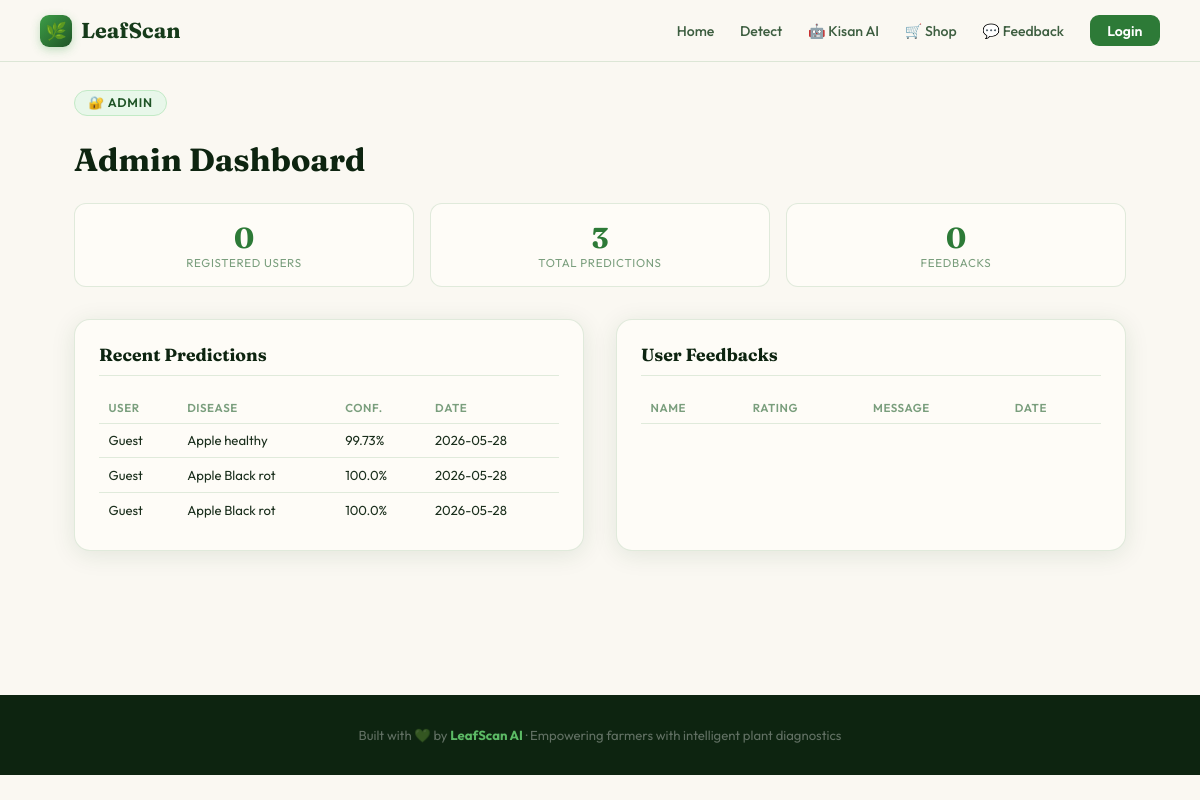
The page /admin on the database its author committed.
### tables this page shows
CREATE TABLE predictions (
        id           INTEGER PRIMARY KEY AUTOINCREMENT,
        user_id      INTEGER,
        filename     TEXT,
        disease_name TEXT,
        confidence   REAL,
        created      TEXT DEFAULT (datetime('now'))
    );

### app.py (the view)
@app.route("/admin")
def admin():
    feedbacks   = []
    predictions = []
    conn = get_db()
    feedbacks   = conn.execute("SELECT * FROM feedbacks ORDER BY created DESC").fetchall()
    predictions = conn.execute("SELECT p.*, u.username FROM predictions p LEFT JOIN users u ON p.user_id=u.id ORDER BY p.created DESC LIMIT 50").fetchall()
    users_count = conn.execute("SELECT COUNT(*) FROM users").fetchone()[0]
    conn.close()
    return render_template("admin.html", feedbacks=feedbacks, predictions=predictions, users_count=users_count)

### app.py (called while the page is built)
def get_db():
    conn = sqlite3.connect("database.db")
    conn.row_factory = sqlite3.Row
    return conn

### templates/admin.html (shortened to what this page needs)
{% extends "base.html" %}
{% block content %}
<div class="page-wrap">
  <div class="container">
    <div class="section-tag">🔐 Admin</div>
    <h1 style="font-family:'Fraunces',serif;font-size:2rem;color:var(--g9);margin:.5rem 0 1.5rem">Admin Dashboard</h1>
    <div class="stat-bar">
      <div class="stat-mini"><div class="stat-mini-val">{{ users_count }}</div><div class="stat-mini-label">Registered Users</div></div>
      <div class="stat-mini"><div class="stat-mini-val">{{ predictions|length }}</div><div class="stat-mini-label">Total Predictions</div></div>
      <div class="stat-mini"><div class="stat-mini-val">{{ feedbacks|length }}</div><div class="stat-mini-label">Feedbacks</div></div>
    </div>
    <div class="admin-grid">
      <div class="admin-card">
        <h2>Recent Predictions</h2>
        <table class="admin-table">
          <tr><th>User</th><th>Disease</th><th>Conf.</th><th>Date</th></tr>
          {% for p in predictions[:20] %}
          <tr>
            <td>{{ p.username or 'Guest' }}</td>
            <td>{{ p.disease_name.replace('___',' ').replace('_',' ') }}</td>
            <td>{{ p.confidence }}%</td>
            <td>{{ p.created[:10] }}</td>
          </tr>
          {% endfor %}
        </table>
      </div>
      <div class="admin-card">
        <h2>User Feedbacks</h2>
        <table class="admin-table">
          <tr><th>Name</th><th>Rating</th><th>Message</th><th>Date</th></tr>
        </table>
      </div>
    </div>
  </div>
</div>
{% endblock %}

### templates/base.html (shortened to what this page needs)
<!DOCTYPE html>
<html lang="en">
<head>
</head>
<body>
<nav>
  <a class="logo" href="/">
    <div class="logo-mark">🌿</div>
    LeafScan
  </a>
  <div class="nav-links">
    <a href="/">Home</a>
    <a href="/upload">Detect</a>
    <a href="/chatbot">🤖 Kisan AI</a>
    <a href="/shop">🛒 Shop</a>
    <a href="/feedback">💬 Feedback</a>
    {% if session.get('user_id') %}
    <a href="/history">History</a>
    <a href="/dashboard">Dashboard</a>
    <div class="nav-user">
      <div class="nav-avatar">{{ session.username[0].upper() }}</div>
      {{ session.username }}
    </div>
    <a href="/logout" class="btn btn-outline" style="padding:.35rem .85rem;font-size:.82rem">Logout</a>
    {% else %}
    <a href="/login" class="nav-btn">Login</a>
    {% endif %}
  </div>
</nav>
{% block content %}{% endblock %}
<footer>
  <p>Built with 💚 by <strong>LeafScan AI</strong> · Empowering farmers with intelligent plant diagnostics</p>
</footer>
</body>
</html>

### templates/base.html (style rules this page uses)
*,*::before,*::after { box-sizing:border-box;margin:0;padding:0 }
:root { --g9:#0d2410;--g8:#163b1a;--g7:#1f5426;--g6:#2d7a37;--g5:#3d9e47;--g4:#5cba65;--g3:#8fd496;--g2:#c2eac6;--g1:#e8f7ea; --cream:#faf8f2;--warm:#fefcf7;--amber:#c47c0a;--red:#c0392b; --txt:#1a2e1c;--txt2:#3d5e40;--txt3:#7a9e7d; --border:rgba(45,122,55,0.14); --shadow:0 4px 24px rgba(20,70,25,0.10); --radius:14px; }
body { font-family:'Outfit',sans-serif;background:var(--cream);color:var(--txt);min-height:100vh;overflow-x:hidden }
nav { position:fixed;top:0;left:0;right:0;z-index:200;height:62px;display:flex;align-items:center;justify-content:space-between;padding:0 2.5rem;background:rgba(250,248,242,0.9);backdrop-filter:blur(18px);border-bottom:1px solid var(--border) }
.logo { display:flex;align-items:center;gap:9px;text-decoration:none;font-family:'Fraunces',serif;font-size:1.35rem;font-weight:700;color:var(--g8) }
.logo-mark { width:32px;height:32px;background:linear-gradient(135deg,var(--g5),var(--g7));border-radius:9px;display:flex;align-items:center;justify-content:center;font-size:17px;box-shadow:0 3px 10px rgba(61,158,71,0.3) }
.nav-links { display:flex;align-items:center;gap:1.6rem }
.nav-links a { font-size:.88rem;font-weight:500;color:var(--txt2);text-decoration:none;transition:color .2s }
.nav-btn { background:var(--g6);color:#fff!important;padding:.42rem 1.1rem;border-radius:9px;font-weight:600!important;transition:background .2s!important }
footer { background:var(--g9);padding:2rem 2.5rem;text-align:center;margin-top:5rem }
footer p { color:rgba(255,255,255,.35);font-size:.82rem }
footer strong { color:var(--g4) }
.container { max-width:1100px;margin:0 auto;padding:0 1.5rem }
.section-tag { display:inline-flex;align-items:center;gap:6px;background:var(--g1);border:1px solid var(--g2);color:var(--g7);padding:.28rem .85rem;border-radius:99px;font-size:.78rem;font-weight:600;text-transform:uppercase;letter-spacing:.06em;margin-bottom:1rem }
.page-wrap { padding-top:90px;padding-bottom:4rem }

### templates/admin.html (style rules this page uses)
.admin-grid { display:grid;grid-template-columns:1fr 1fr;gap:2rem;margin-top:2rem }
.admin-card { background:var(--warm);border:1px solid var(--border);border-radius:16px;padding:1.5rem;box-shadow:var(--shadow) }
.admin-card h2 { font-family:'Fraunces',serif;font-size:1.1rem;color:var(--g9);margin-bottom:1rem;padding-bottom:.6rem;border-bottom:1px solid var(--border) }
.admin-table { width:100%;border-collapse:collapse;font-size:.82rem }
.admin-table th { text-align:left;padding:.5rem .6rem;font-weight:600;color:var(--txt3);font-size:.72rem;text-transform:uppercase;letter-spacing:.05em;border-bottom:1px solid var(--border) }
.admin-table td { padding:.55rem .6rem;border-bottom:1px solid var(--border);color:var(--txt) }
.admin-table tr:last-child td { border-bottom:none }
.stat-bar { display:grid;grid-template-columns:repeat(auto-fit,minmax(140px,1fr));gap:1rem;margin-bottom:2rem }
.stat-mini { background:var(--warm);border:1px solid var(--border);border-radius:12px;padding:1rem;text-align:center }
.stat-mini-val { font-family:'Fraunces',serif;font-size:1.8rem;font-weight:700;color:var(--g6) }
.stat-mini-label { font-size:.72rem;color:var(--txt3);text-transform:uppercase;letter-spacing:.06em }

### rows shown on the page
predictions: username "Guest", disease_name.replace "Apple healthy", confidence "99.73", created "2026-05-28"
predictions: username "Guest", disease_name.replace "Apple Black rot", confidence "100.0", created "2026-05-28"
predictions: username "Guest", disease_name.replace "Apple Black rot", confidence "100.0", created "2026-05-28"

### other values the page prints
{{ users_count }} "0"
{{ predictions|length }} "3"
{{ feedbacks|length }} "0"
